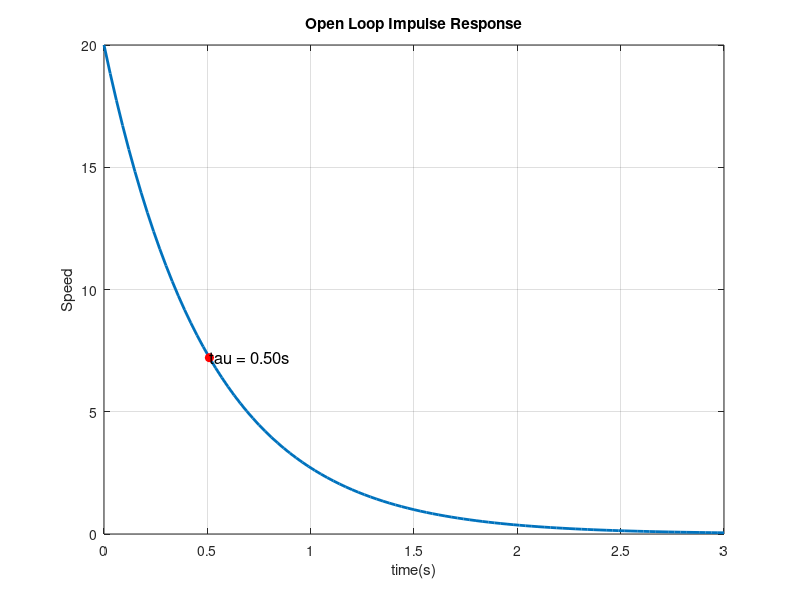

Here is the MATLAB script that generated this plot:
% =========================================================================
% motor_first_order.m
%
% Modeling a DC motor as a first-order system in Octave.
% =========================================================================
%
% Description:
%   This script models a DC motor using a first-order transfer function:
%
%       ω(s) / V(s) = K / (τs + 1)
%
%   where:
%       ω(s) = angular velocity (rad/s)
%       V(s) = input voltage (V)
%       K    = system gain (rad/s per V)
%       τ    = time constant (s)
%
%   The script simulates the open-loop step response.
%   The time constant is also clearly marked on the script for easy analysis.
%
% Dependencies:
%   GNU Octave + Control Package
%   (install using: pkg install -forge control)
%
% =========================================================================

clear; clc; close all;
pkg load control;

% --- Parameters (example values, replace with your own) ---
K = 10;      % system gain
tau = 0.5;   % time constant (s)

% --- Transfer function model ---
s = tf('s');
G = K / (tau*s + 1);

% Open-Loop Step Response
figure;
[y, t] = impulse(G);
plot(t,y, "LineWidth", 2); hold on;
grid on;

title("Open Loop Impulse Response");
xlabel("time(s)");
ylabel("Speed");
grid on;

%Marking the Time Constant on the Plot of Step Response
% Compute time constant
p = pole(G);              % Get system poles
tau1 = 1 / abs(real(p(1))); % Time constant (first-order: 0.5)
% Find the response value at t ≈ tau
[~, idx1] = min(abs(t - tau1));  % Find the index closest to tau
y_tau1 = y(idx1);
t_tau1 = t(idx1);
% Mark the time constant on the plot
plot(t_tau1, y_tau1, 'ro', 'MarkerFaceColor', 'r');
text(t_tau1, y_tau1 + 0.01, sprintf('tau = %.2fs', tau1), 'FontSize', 12);


% --- Save plots ---
%print('-dpng', '../results/impulse_response.png');
print("../results/impulse_response.png", "-dpng");


% --- Notes ---
% The impulse response shows how a system reacts to a sudden disturbance,
% and how quickly it returns to steady-state — which gives insight into how
% it might recover from brief noise-like inputs.

